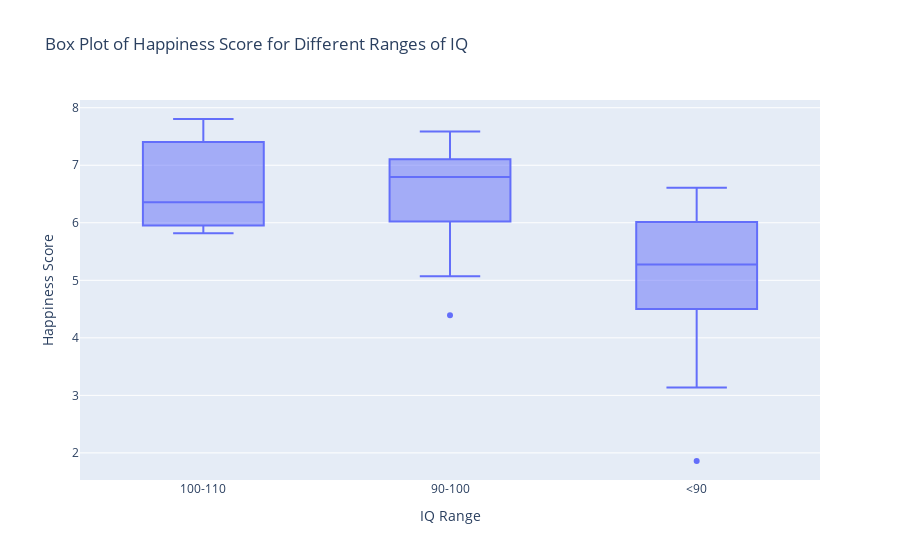

Here is the notebook cell this chart was saved with:
### Code cell
import pandas as pd
import plotly.express as px

# Assuming iq_happy_data is your DataFrame with 'IQ', 'happiness_score', and 'country' columns

# Create a scatter geo plot
fig_scatter_geo = px.scatter_geo(
    iq_happy_data,
    locations='country',
    locationmode='country names',
    color='happiness_score',
    size='IQ',
    hover_name='country',
    color_continuous_scale='Viridis',
    title='World Happiness Scores and IQ by Country',
    labels={'happiness_score': 'Happiness Score', 'IQ': 'IQ'}
)

# Update layout for better visualization
fig_scatter_geo.update_layout(
    geo=dict(
        showframe=False,
        showcoastlines=True,
        projection_type='equirectangular'
    )
)

# Show the scatter geo plot
fig_scatter_geo.show()

# Correct the number of labels to match the number of bins
iq_happy_data['IQ_range'] = pd.cut(iq_happy_data['IQ'], bins=[0, 90, 100, 110, 120, 130, 140, 150], labels=['<90', '90-100', '100-110', '110-120', '120-130', '130-140', '140-150'])

# Create a box plot of Happiness Score for different ranges of IQ
fig_box = px.box(
    iq_happy_data,
    x='IQ_range',
    y='happiness_score',
    title='Box Plot of Happiness Score for Different Ranges of IQ',
    labels={'IQ_range': 'IQ Range', 'happiness_score': 'Happiness Score'}
)

# Show the box plot
fig_box.show()

### Figure 1 — Plotly figure (JSON) as saved in the notebook; plotly's stock layout.template omitted (floating-point values rounded to 4 significant figures)
{"data": [{"alignmentgroup": "True", "hovertemplate": "IQ Range=%{x}<br>Happiness Score=%{y}<extra></extra>", "legendgroup": "", "marker": {"color": "#636efa"}, "name": "", "notched": false, "offsetgroup": "", "orientation": "v", "showlegend": false, "type": "box", "x": ["100-110", "100-110", "100-110", "100-110", "100-110", "100-110", "90-100", "90-100", "90-100", "90-100", "90-100", "90-100", "90-100", "90-100", "90-100", "90-100", "90-100", "90-100", "90-100", "90-100", "90-100", "90-100", "90-100", "90-100", "90-100", "90-100", "90-100", "90-100", "90-100", "90-100", "90-100", "90-100", "90-100", "90-100", "90-100", "90-100", "90-100", "90-100", "90-100", "<90", "<90", "<90", "<90", "<90", "<90", "<90", "<90", "<90", "<90", "<90", "<90", "<90", "<90", "<90", "<90", "<90", "<90", "<90", "<90", "<90", "<90", "<90", "<90", "<90", "<90", "<90", "<90", "<90", "<90", "<90", "<90", "<90", "<90", "<90", "<90", "<90", "<90", "<90", "<90", "<90", "<90", "<90", "<90", "<90", "<90", "<90", "<90", "<90", "<90"], "x0": " ", "xaxis": "x", "y": [6.129, 6.587, 5.818, 5.951, 7.403, 7.804, 6.961, 7.228, 6.892, 7.24, 6.455, 7.095, 6.796, 7.53, 7.097, 6.041, 7.123, 6.859, 7.315, 7.395, 7.586, 4.393, 6.661, 6.894, 6.26, 6.845, 5.661, 6.436, 6.911, 6.405, 6.125, 6.763, 7.473, 5.84, 5.968, 5.466, 5.931, 5.071, 5.763, 6.144, 6.012, 4.372, 5.843, 6.144, 6.334, 6.609, 4.941, 6.589, 6.024, 5.902, 6.33, 5.109, 4.442, 5.722, 6.125, 5.523, 5.63, 5.111, 5.211, 5.277, 6.571, 5.569, 1.859, 4.876, 4.555, 5.277, 5.684, 5.559, 4.17, 5.329, 4.036, 6.463, 4.282, 4.397, 4.487, 3.204, 6.122, 4.903, 5.275, 4.501, 4.981, 4.091, 4.973, 4.605, 5.053, 4.279, 6.15, 3.138, 5.36], "y0": " ", "yaxis": "y"}], "layout": {"boxmode": "group", "legend": {"tracegroupgap": 0}, "title": {"text": "Box Plot of Happiness Score for Different Ranges of IQ"}, "xaxis": {"anchor": "y", "domain": [0, 1], "title": {"text": "IQ Range"}}, "yaxis": {"anchor": "x", "domain": [0, 1], "title": {"text": "Happiness Score"}}}}
